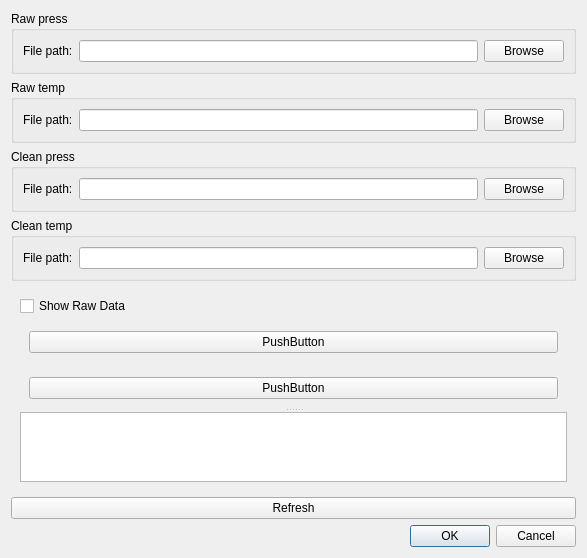
<?xml version="1.0" encoding="UTF-8"?>
<ui version="4.0">
 <class>TemperatureViewer</class>
 <widget class="QDialog" name="TemperatureViewer">
  <property name="geometry">
   <rect>
    <x>0</x>
    <y>0</y>
    <width>587</width>
    <height>438</height>
   </rect>
  </property>
  <property name="windowTitle">
   <string>Temperatures Viewer</string>
  </property>
  <layout class="QVBoxLayout" name="verticalLayout_3">
   <item>
    <widget class="QGroupBox" name="groupBoxRawPress">
     <property name="title">
      <string>Raw press</string>
     </property>
     <layout class="QHBoxLayout" name="horizontalLayout_2">
      <item>
       <widget class="QLabel" name="label_2">
        <property name="text">
         <string>File path:</string>
        </property>
       </widget>
      </item>
      <item>
       <widget class="QLineEdit" name="lineEditRawPressFile"/>
      </item>
      <item>
       <widget class="QPushButton" name="pushButtonBrowseRawPress">
        <property name="enabled">
         <bool>true</bool>
        </property>
        <property name="text">
         <string>Browse</string>
        </property>
       </widget>
      </item>
     </layout>
    </widget>
   </item>
   <item>
    <widget class="QGroupBox" name="groupBoxRawTemp">
     <property name="title">
      <string>Raw temp</string>
     </property>
     <layout class="QHBoxLayout" name="horizontalLayout">
      <item>
       <widget class="QLabel" name="label">
        <property name="text">
         <string>File path:</string>
        </property>
       </widget>
      </item>
      <item>
       <widget class="QLineEdit" name="lineEditRawTempFile"/>
      </item>
      <item>
       <widget class="QPushButton" name="pushButtonBrowseRawTemp">
        <property name="enabled">
         <bool>true</bool>
        </property>
        <property name="text">
         <string>Browse</string>
        </property>
       </widget>
      </item>
     </layout>
    </widget>
   </item>
   <item>
    <widget class="QGroupBox" name="groupBoxCleanPress">
     <property name="title">
      <string>Clean press</string>
     </property>
     <layout class="QHBoxLayout" name="horizontalLayout_3">
      <item>
       <widget class="QLabel" name="label_3">
        <property name="text">
         <string>File path:</string>
        </property>
       </widget>
      </item>
      <item>
       <widget class="QLineEdit" name="lineEditCleanPressFile"/>
      </item>
      <item>
       <widget class="QPushButton" name="pushButtonBrowseCleanPress">
        <property name="enabled">
         <bool>true</bool>
        </property>
        <property name="text">
         <string>Browse</string>
        </property>
       </widget>
      </item>
     </layout>
    </widget>
   </item>
   <item>
    <widget class="QGroupBox" name="groupBoxCleanTemp">
     <property name="title">
      <string>Clean temp</string>
     </property>
     <layout class="QHBoxLayout" name="horizontalLayout_4">
      <item>
       <widget class="QLabel" name="label_4">
        <property name="text">
         <string>File path:</string>
        </property>
       </widget>
      </item>
      <item>
       <widget class="QLineEdit" name="lineEditCleanTempFile"/>
      </item>
      <item>
       <widget class="QPushButton" name="pushButtonBrowseCleanTemp">
        <property name="enabled">
         <bool>true</bool>
        </property>
        <property name="text">
         <string>Browse</string>
        </property>
       </widget>
      </item>
     </layout>
    </widget>
   </item>
   <item>
    <widget class="QWidget" name="widget" native="true">
     <layout class="QVBoxLayout" name="verticalLayout_2">
      <item>
       <widget class="QCheckBox" name="checkBoxRawData">
        <property name="text">
         <string>Show Raw Data</string>
        </property>
       </widget>
      </item>
      <item>
       <widget class="QSplitter" name="splitter">
        <property name="orientation">
         <enum>Qt::Vertical</enum>
        </property>
        <widget class="QWidget" name="widgetPlots" native="true">
         <layout class="QVBoxLayout" name="verticalLayout">
          <item>
           <widget class="QWidget" name="widgetPlotTemp" native="true">
            <layout class="QHBoxLayout" name="horizontalLayout_5">
             <item>
              <widget class="QPushButton" name="pushButton_2">
               <property name="text">
                <string>PushButton</string>
               </property>
              </widget>
             </item>
            </layout>
           </widget>
          </item>
          <item>
           <widget class="QWidget" name="widgetPlotPress" native="true">
            <layout class="QHBoxLayout" name="horizontalLayout_6">
             <item>
              <widget class="QPushButton" name="pushButton">
               <property name="text">
                <string>PushButton</string>
               </property>
              </widget>
             </item>
            </layout>
           </widget>
          </item>
         </layout>
        </widget>
        <widget class="QTableView" name="tableViewDataArray"/>
       </widget>
      </item>
     </layout>
    </widget>
   </item>
   <item>
    <widget class="QPushButton" name="pushButtonRefresh">
     <property name="text">
      <string>Refresh</string>
     </property>
    </widget>
   </item>
   <item>
    <widget class="QDialogButtonBox" name="buttonBox">
     <property name="orientation">
      <enum>Qt::Horizontal</enum>
     </property>
     <property name="standardButtons">
      <set>QDialogButtonBox::Cancel|QDialogButtonBox::Ok</set>
     </property>
    </widget>
   </item>
  </layout>
 </widget>
 <resources/>
 <connections>
  <connection>
   <sender>buttonBox</sender>
   <signal>accepted()</signal>
   <receiver>TemperatureViewer</receiver>
   <slot>accept()</slot>
   <hints>
    <hint type="sourcelabel">
     <x>248</x>
     <y>254</y>
    </hint>
    <hint type="destinationlabel">
     <x>157</x>
     <y>274</y>
    </hint>
   </hints>
  </connection>
  <connection>
   <sender>buttonBox</sender>
   <signal>rejected()</signal>
   <receiver>TemperatureViewer</receiver>
   <slot>reject()</slot>
   <hints>
    <hint type="sourcelabel">
     <x>316</x>
     <y>260</y>
    </hint>
    <hint type="destinationlabel">
     <x>286</x>
     <y>274</y>
    </hint>
   </hints>
  </connection>
 </connections>
</ui>
